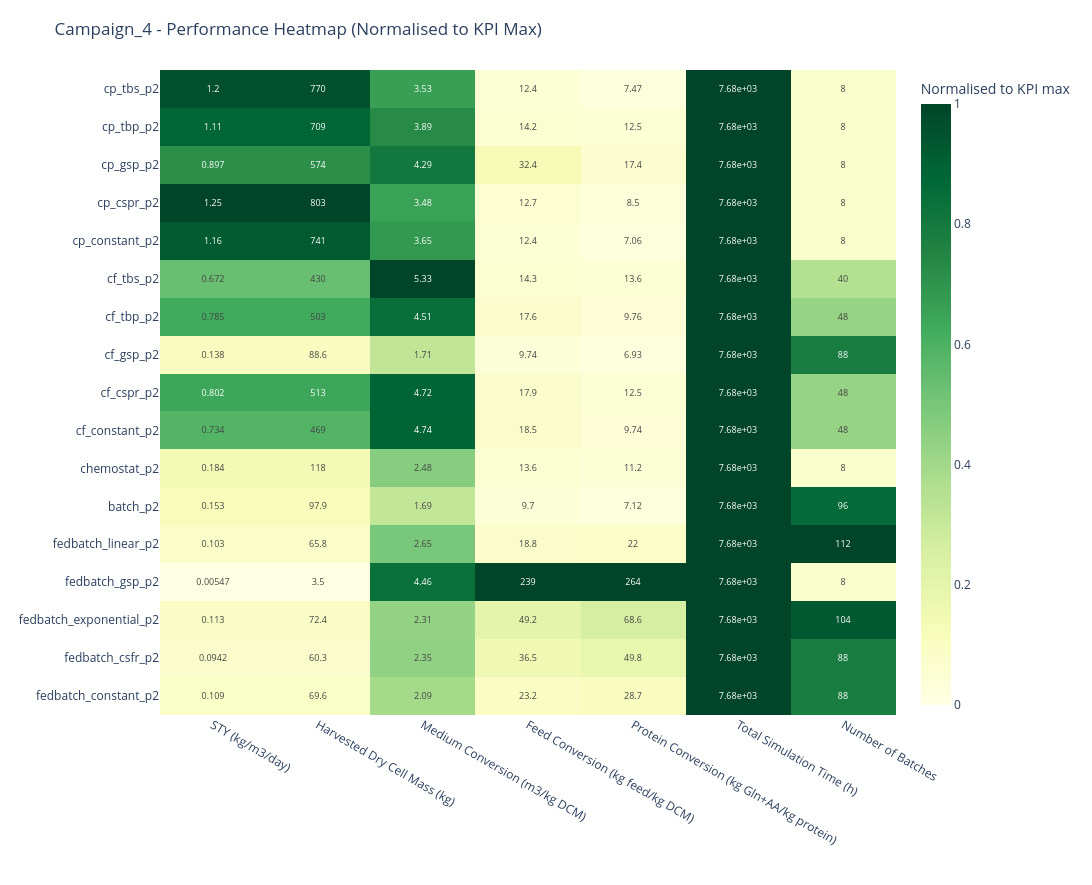

Notebook code cell kept with this figure:
### Code cell
# Heatmap of normalized KPI values across runs, with original values as annotations
import plotly.graph_objects as go

if "plot_cols" not in globals() or not plot_cols:
    raise ValueError("No KPI columns available to plot.")

# Normalized heatmap using a zero baseline and the observed column maximum
heat_data = plot_data_ordered.set_index("short_label")[plot_cols].astype(float)
heat_norm = heat_data.divide(heat_data.max().replace(0, 1), axis=1)
heat_norm.columns = [KPI_LABELS_MAIN.get(c, c) for c in heat_norm.columns]

# Annotate with original (non-normalized) values
text_vals = heat_data.rename(columns=KPI_LABELS_MAIN).map(lambda v: f"{v:.3g}").values

fig2 = go.Figure(
    data=go.Heatmap(
        z=heat_norm.values,
        x=list(heat_norm.columns),
        y=list(heat_norm.index),
        text=text_vals,
        texttemplate="%{text}",
        textfont={"size": 9},
        colorscale="YlGn",
        zmin=0.0,
        zmax=1.0,
        colorbar={"title": "Normalised to KPI max"},
        hovertemplate=(
            "<b>%{y}</b><br>"
            + "%{x}<br>"
            + "Normalised: %{z:.3f}<extra></extra>"
        ),
    )
)

fig2.update_layout(
    title=f"{CAMPAIGN_LABEL} - Performance Heatmap (Normalised to KPI Max)",
    xaxis_title="",
    width=max(900, 220 + 170 * len(heat_norm.columns)),
    height=max(420, 120 + 45 * len(heat_norm.index)),
    margin=dict(l=160, r=40, t=70, b=70),
    template="plotly_white",
)

fig2.update_xaxes(tickangle=30)

fig2.show()

### Figure 1 — Plotly figure (JSON) as saved in the notebook; plotly's stock layout.template omitted (floating-point values rounded to 4 significant figures)
{"data": [{"colorbar": {"title": {"text": "Normalised to KPI max"}}, "colorscale": [[0, "rgb(255,255,229)"], [0.125, "rgb(247,252,185)"], [0.25, "rgb(217,240,163)"], [0.375, "rgb(173,221,142)"], [0.5, "rgb(120,198,121)"], [0.625, "rgb(65,171,93)"], [0.75, "rgb(35,132,67)"], [0.875, "rgb(0,104,55)"], [1, "rgb(0,69,41)"]], "hovertemplate": "<b>%{y}</b><br>%{x}<br>Normalised: %{z:.3f}<extra></extra>", "text": [["0.109", "69.6", "2.09", "23.2", "28.7", "7.68e+03", "88"], ["0.0942", "60.3", "2.35", "36.5", "49.8", "7.68e+03", "88"], ["0.113", "72.4", "2.31", "49.2", "68.6", "7.68e+03", "104"], ["0.00547", "3.5", "4.46", "239", "264", "7.68e+03", "8"], ["0.103", "65.8", "2.65", "18.8", "22", "7.68e+03", "112"], ["0.153", "97.9", "1.69", "9.7", "7.12", "7.68e+03", "96"], ["0.184", "118", "2.48", "13.6", "11.2", "7.68e+03", "8"], ["0.734", "469", "4.74", "18.5", "9.74", "7.68e+03", "48"], ["0.802", "513", "4.72", "17.9", "12.5", "7.68e+03", "48"], ["0.138", "88.6", "1.71", "9.74", "6.93", "7.68e+03", "88"], ["0.785", "503", "4.51", "17.6", "9.76", "7.68e+03", "48"], ["0.672", "430", "5.33", "14.3", "13.6", "7.68e+03", "40"], ["1.16", "741", "3.65", "12.4", "7.06", "7.68e+03", "8"], ["1.25", "803", "3.48", "12.7", "8.5", "7.68e+03", "8"], ["0.897", "574", "4.29", "32.4", "17.4", "7.68e+03", "8"], ["1.11", "709", "3.89", "14.2", "12.5", "7.68e+03", "8"], ["1.2", "770", "3.53", "12.4", "7.47", "7.68e+03", "8"]], "textfont": {"size": 9}, "texttemplate": "%{text}", "type": "heatmap", "x": ["STY (kg/m3/day)", "Harvested Dry Cell Mass (kg)", "Medium Conversion (m3/kg DCM)", "Feed Conversion (kg feed/kg DCM)", "Protein Conversion (kg Gln+AA/kg protein)", "Total Simulation Time (h)", "Number of Batches"], "y": ["fedbatch_constant_p2", "fedbatch_csfr_p2", "fedbatch_exponential_p2", "fedbatch_gsp_p2", "fedbatch_linear_p2", "batch_p2", "chemostat_p2", "cf_constant_p2", "cf_cspr_p2", "cf_gsp_p2", "cf_tbp_p2", "cf_tbs_p2", "cp_constant_p2", "cp_cspr_p2", "cp_gsp_p2", "cp_tbp_p2", "cp_tbs_p2"], "z": [[0.08667, 0.08667, 0.3926, 0.09686, 0.1086, 1.0, 0.7857], [0.07512, 0.07512, 0.4416, 0.1527, 0.1886, 1.0, 0.7857], [0.09017, 0.09017, 0.4338, 0.2056, 0.2599, 1.0, 0.9286], [0.004362, 0.004362, 0.8365, 1.0, 1.0, 1.0, 0.07143], [0.08198, 0.08198, 0.4966, 0.07877, 0.08348, 1.0, 1.0], [0.1219, 0.1219, 0.3167, 0.04058, 0.02694, 1.0, 0.8571], [0.1467, 0.1467, 0.4644, 0.05678, 0.04257, 1.0, 0.07143], [0.5847, 0.5847, 0.8891, 0.07721, 0.0369, 1.0, 0.4286], [0.6395, 0.6395, 0.8846, 0.0749, 0.04723, 1.0, 0.4286], [0.1103, 0.1103, 0.3207, 0.04077, 0.02623, 1.0, 0.7857], [0.6259, 0.6259, 0.8466, 0.07368, 0.03694, 1.0, 0.4286], [0.536, 0.536, 1.0, 0.06003, 0.05165, 1.0, 0.3571], [0.9233, 0.9233, 0.6841, 0.05172, 0.02673, 1.0, 0.07143], [1.0, 1.0, 0.6534, 0.05329, 0.03219, 1.0, 0.07143], [0.7149, 0.7149, 0.8055, 0.1353, 0.06586, 1.0, 0.07143], [0.8824, 0.8824, 0.7293, 0.05937, 0.04735, 1.0, 0.07143], [0.9594, 0.9594, 0.6626, 0.05176, 0.02827, 1.0, 0.07143]], "zmax": 1, "zmin": 0}], "layout": {"height": 885, "margin": {"b": 70, "l": 160, "r": 40, "t": 70}, "title": {"text": "Campaign_4 - Performance Heatmap (Normalised to KPI Max)"}, "width": 1410, "xaxis": {"tickangle": 30, "title": {"text": ""}}}}
